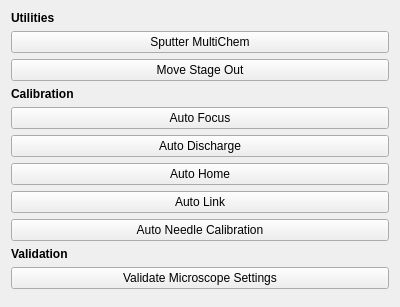
<?xml version="1.0" encoding="UTF-8"?>
<ui version="4.0">
 <class>Form</class>
 <widget class="QWidget" name="Form">
  <property name="geometry">
   <rect>
    <x>0</x>
    <y>0</y>
    <width>400</width>
    <height>307</height>
   </rect>
  </property>
  <property name="windowTitle">
   <string>Form</string>
  </property>
  <layout class="QGridLayout" name="gridLayout">
   <item row="7" column="0">
    <widget class="QPushButton" name="pushButton_auto_link_stage">
     <property name="text">
      <string>Auto Link</string>
     </property>
    </widget>
   </item>
   <item row="8" column="0">
    <widget class="QPushButton" name="pushButton_auto_needle_calibration">
     <property name="text">
      <string>Auto Needle Calibration</string>
     </property>
    </widget>
   </item>
   <item row="5" column="0">
    <widget class="QPushButton" name="pushButton_auto_discharge_beam">
     <property name="text">
      <string>Auto Discharge</string>
     </property>
    </widget>
   </item>
   <item row="9" column="0">
    <widget class="QLabel" name="label_tools_validation_header">
     <property name="font">
      <font>
       <weight>75</weight>
       <bold>true</bold>
      </font>
     </property>
     <property name="text">
      <string>Validation</string>
     </property>
    </widget>
   </item>
   <item row="10" column="0">
    <widget class="QPushButton" name="pushButton_validate_microscope_settings">
     <property name="text">
      <string>Validate Microscope Settings</string>
     </property>
    </widget>
   </item>
   <item row="0" column="0">
    <widget class="QLabel" name="label_tools_utils_header">
     <property name="font">
      <font>
       <weight>75</weight>
       <bold>true</bold>
      </font>
     </property>
     <property name="text">
      <string>Utilities</string>
     </property>
    </widget>
   </item>
   <item row="3" column="0">
    <widget class="QLabel" name="label_tools_calibration_header">
     <property name="font">
      <font>
       <weight>75</weight>
       <bold>true</bold>
      </font>
     </property>
     <property name="text">
      <string>Calibration</string>
     </property>
    </widget>
   </item>
   <item row="2" column="0">
    <widget class="QPushButton" name="pushButton_move_stage_out">
     <property name="text">
      <string>Move Stage Out</string>
     </property>
    </widget>
   </item>
   <item row="1" column="0">
    <widget class="QPushButton" name="pushButton_sputter_multichem">
     <property name="text">
      <string>Sputter MultiChem</string>
     </property>
    </widget>
   </item>
   <item row="6" column="0">
    <widget class="QPushButton" name="pushButton_auto_home_stage">
     <property name="text">
      <string>Auto Home</string>
     </property>
    </widget>
   </item>
   <item row="4" column="0">
    <widget class="QPushButton" name="pushButton_auto_focus_beam">
     <property name="text">
      <string>Auto Focus</string>
     </property>
    </widget>
   </item>
   <item row="11" column="0">
    <spacer name="verticalSpacer">
     <property name="orientation">
      <enum>Qt::Vertical</enum>
     </property>
     <property name="sizeHint" stdset="0">
      <size>
       <width>20</width>
       <height>40</height>
      </size>
     </property>
    </spacer>
   </item>
  </layout>
 </widget>
 <resources/>
 <connections/>
</ui>
